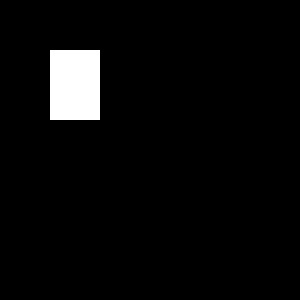
#> input picture assignment-5-dft/6/images/img1.jpg, 300 x 300 px
$ python myFFTRegistration.py
#> lines starting #> are read from the running program, lines starting #| are printed output that depends on the picture
import numpy as np
import numpy.fft as F
from matplotlib import pyplot as plt
import cv2


def register_translation(a, b):
    assert a.shape == b.shape
    h, w = a.shape
    A = F.fft2(a)
    B = F.fft2(b)
    X_Spec = (A * B.conjugate())/abs(A*B)
    x_spec = np.abs(F.ifft2(X_Spec))
    t_y, t_x = np.unravel_index(np.argmax(x_spec), (h, w))
    t_y = t_y-h if t_y > h//2 else t_y
    t_x = t_x-w if t_x > w//2 else t_x
    return t_x, t_y, x_spec


def show_results(a, b, x_spec):
    plt.figure(figsize=(10, 10))
    plt.subplot(221)
    plt.title('Image 1')
    plt.imshow(a, cmap='gray')
    plt.subplot(222)
    plt.title('Image 2')
    plt.imshow(b, cmap='gray')
    plt.subplot(223)
    plt.imshow(x_spec, cmap='gray')
    plt.title('Magnitude of cross spectrum')
    plt.subplot(224)
    plt.imshow(np.log(x_spec), cmap='gray')
    plt.title('Log magnitude of cross spectrum')
    plt.tight_layout()
    plt.show()


a = cv2.imread('../images/img1.jpg', 0)
#> a is the input picture: shape (300, 300); min 0, max 255, mean 9.9
b = cv2.imread('../images/img2.jpg', 0)
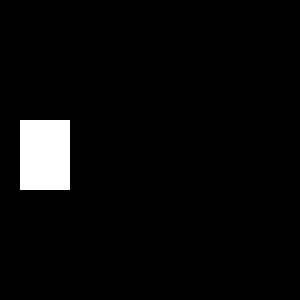
#> input picture assignment-5-dft/6/images/img2.jpg, 300 x 300 px
#> b is the input picture: shape (300, 300); min 0, max 255, mean 9.9

t_x, t_y, x_spec = register_translation(a, b)
#> in register_translation, `t_y, t_x = np.unravel_index(np.argmax(x_spec), (h, w))`: t_y = 230; t_x = 30
#> in register_translation, `t_y = t_y-h if t_y > h//2 else t_y`: t_y = -70
#> t_x = 30; t_y = -70
show_results(a, b, x_spec)
#> in show_results, `plt.show()`:
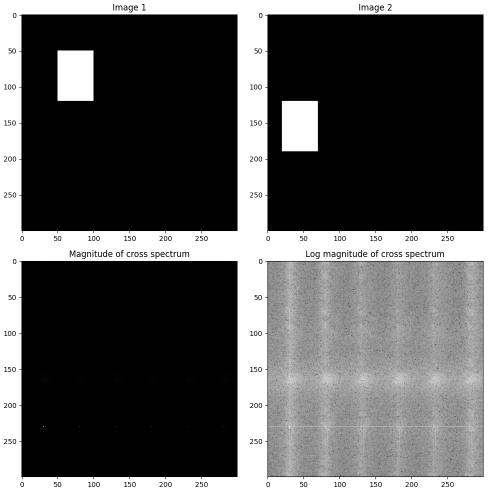
#> figure drawn by matplotlib, 4 panels
print('The translation required to register images is : {}'.format((t_x, t_y)))
#| The translation required to register images is : (30, -70)

a = a + 20*np.random.randn(*a.shape)
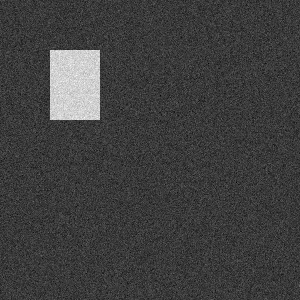
#> a: shape (300, 300) float64; min -97.04, max 331.1, mean 9.9; drawn with min black and max white
b = b + 20*np.random.randn(*b.shape)
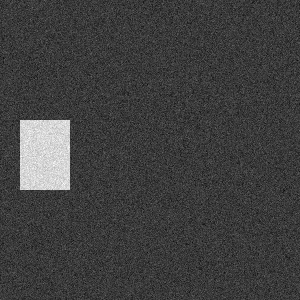
#> b: shape (300, 300) float64; min -93.89, max 319.7, mean 10.1; drawn with min black and max white
t_x, t_y, x_spec = register_translation(a, b)
#> in register_translation (call 2), `x_spec = np.abs(F.ifft2(X_Spec))`:
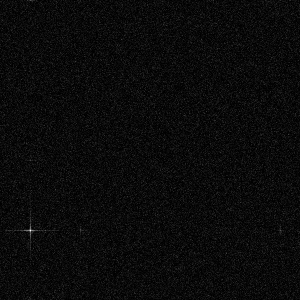
#> x_spec: shape (300, 300) float64; min 4.62e-08, max 0.0594, mean 0.00263; drawn with min black and max white
#> in register_translation (call 2), `t_y, t_x = np.unravel_index(np.argmax(x_spec), (h, w))`: t_y = 230
#> in register_translation (call 2), `t_y = t_y-h if t_y > h//2 else t_y`: t_y = -70
show_results(a, b, x_spec)
#> in show_results (call 2), `plt.show()`:
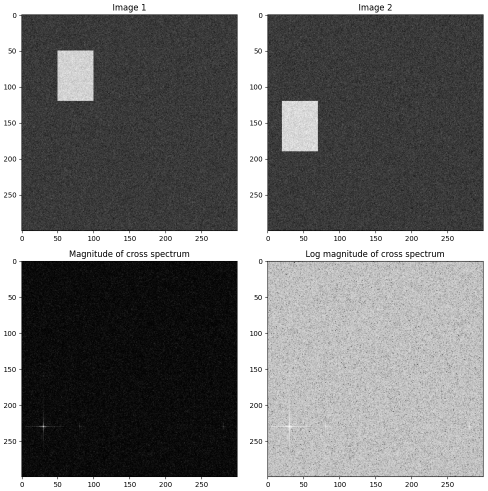
#> figure drawn by matplotlib, 4 panels
print('The translation required to register noisy images is : {}'.format((t_x, t_y)))
#| The translation required to register noisy images is : (30, -70)
